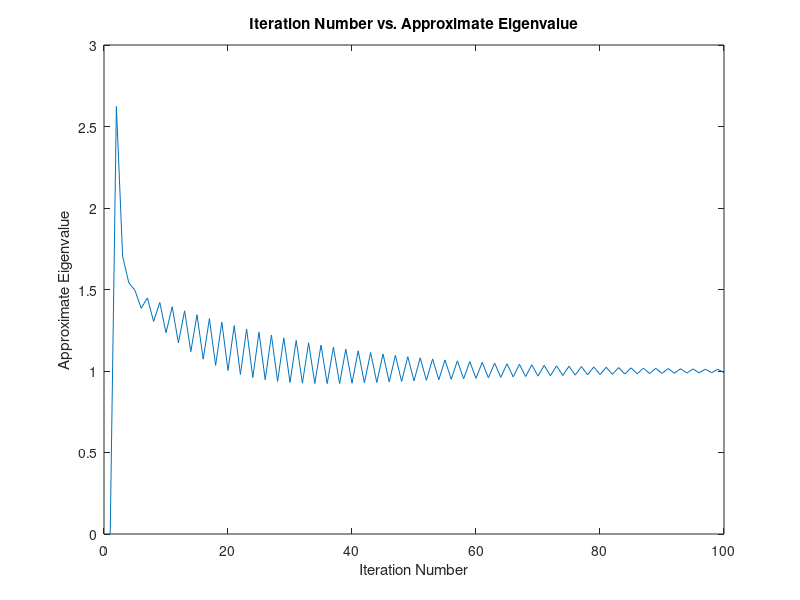

Reproduce this figure in MATLAB.
function Inverse_Power_Iteration()

C = [3/2 1/2 -1/2; -1/2 5/2 1/2; -1 1 2];

mu = 1.49;       %make guess of eigenvalue
x(:,1) = rand(3,1);     %initial eigenvector guess

%create vector to keep track of iteration numbers
iterNum(1) = 1;

% iterate to find approximations
for j = 2:100
    
    %new eigenvector approximation
    x(:,j) = inv(C - mu*eye(3,3))*x(:,j-1);
    
    %normalize eigenvector approximation
    x(:,j) = x(:,j)/sqrt(x(:,j)'*x(:,j));
    
    %compute new eigenvalue approximation
    lam(j) = x(:,j)'*C*x(:,j);
    
    %update iteration numbers
    iterNum(j) = j;
    
end

figure(1)
plot(iterNum, lam)      % plotting the iteration number vs. the approximate eigenvalue
xlabel('Iteration Number')
ylabel('Approximate Eigenvalue')
title('Iteration Number vs. Approximate Eigenvalue')
